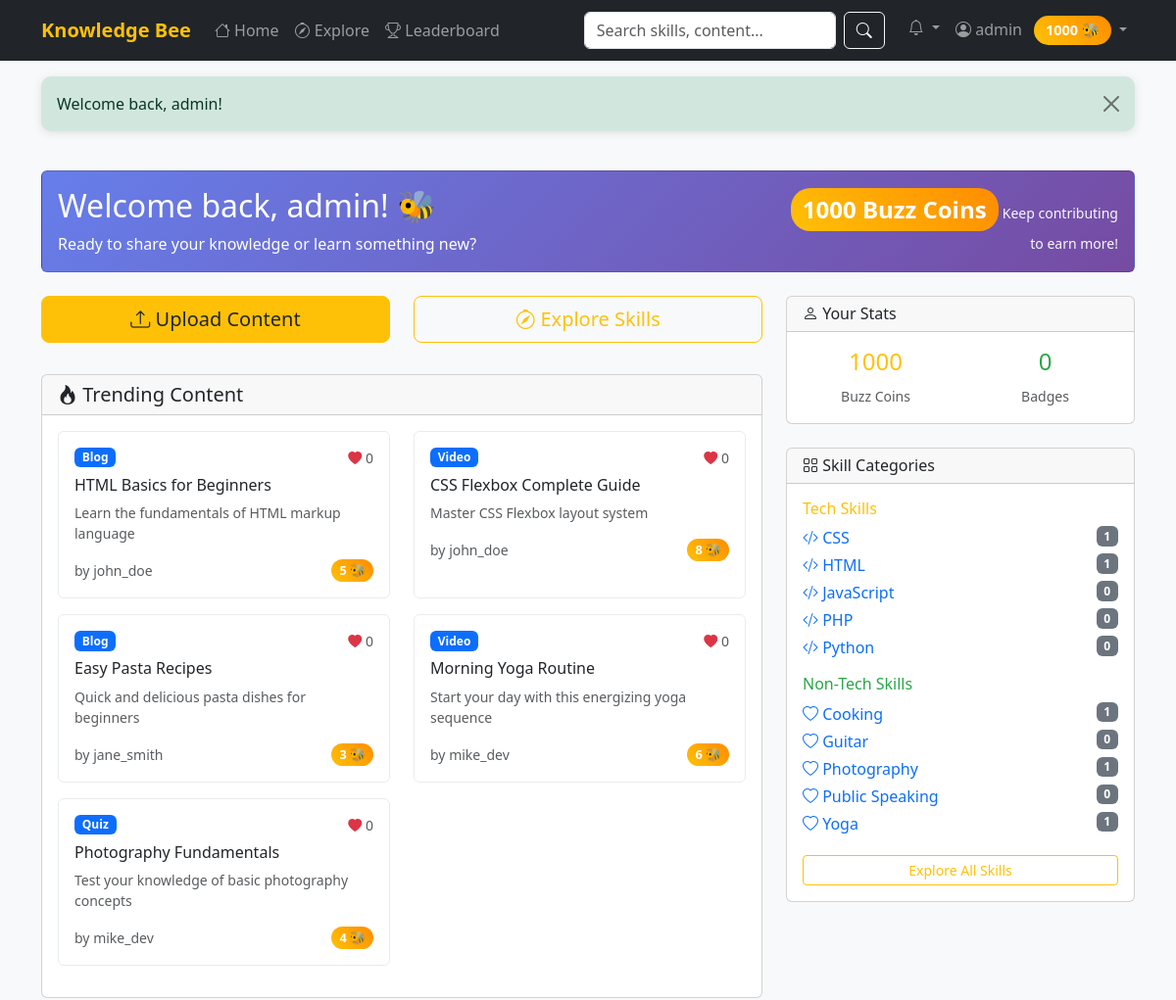
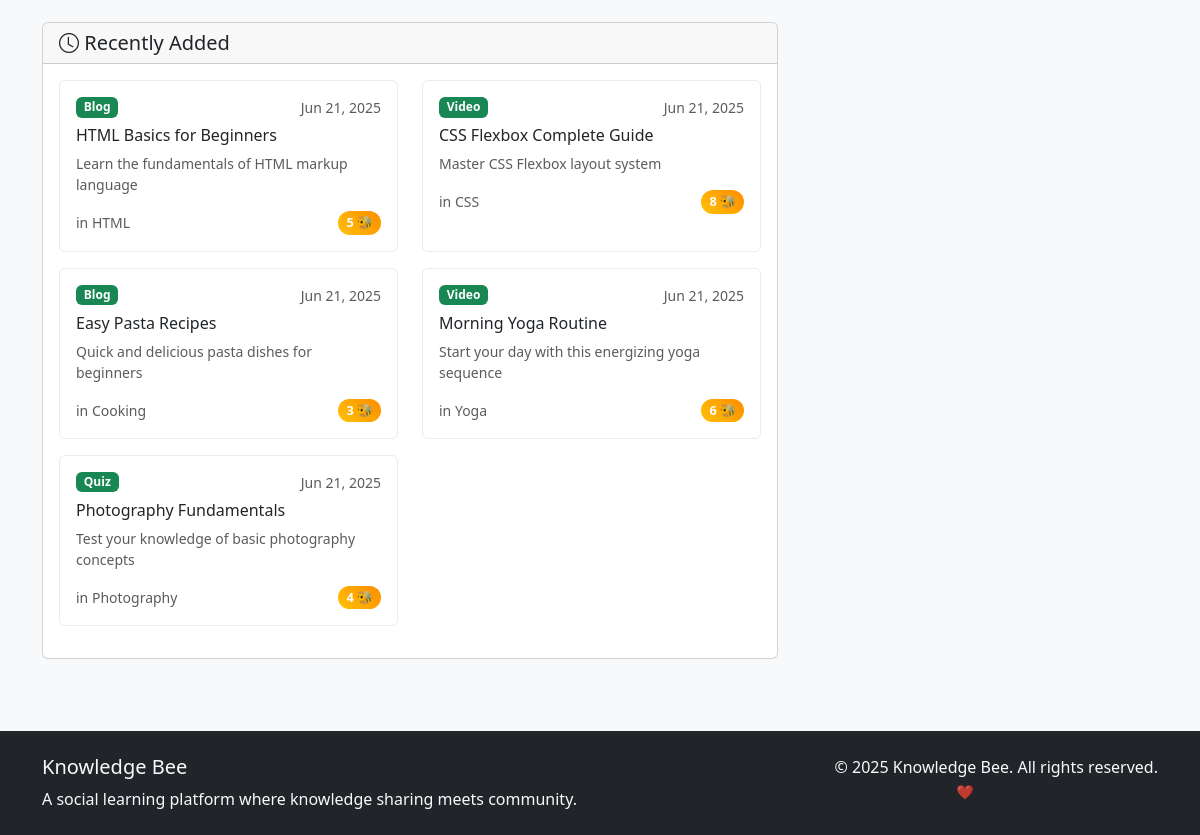
/pages/home.php (signed in), run on the app's committed database (2 pictures, top to bottom).
### tables this page shows
CREATE TABLE users (
    id INT PRIMARY KEY AUTO_INCREMENT,
    username VARCHAR(50) UNIQUE NOT NULL,
    email VARCHAR(100) UNIQUE NOT NULL,
    password VARCHAR(255) NOT NULL,
    profile_pic VARCHAR(255) DEFAULT 'default.jpg',
    coins INT DEFAULT 100,
    bio TEXT,
    skills_teach TEXT,
    skills_learn TEXT,
    is_admin BOOLEAN DEFAULT FALSE,
    is_verified BOOLEAN DEFAULT FALSE,
    status ENUM('active', 'suspended', 'banned') DEFAULT 'active',
    created_at TIMESTAMP DEFAULT CURRENT_TIMESTAMP,
    updated_at TIMESTAMP DEFAULT CURRENT_TIMESTAMP ON UPDATE CURRENT_TIMESTAMP
);

CREATE TABLE content (
    id INT PRIMARY KEY AUTO_INCREMENT,
    user_id INT NOT NULL,
    skill_id INT NOT NULL,
    type ENUM('video', 'blog', 'quiz') NOT NULL,
    title VARCHAR(255) NOT NULL,
    description TEXT,
    content_data TEXT,
    coin_cost INT DEFAULT 0,
    likes INT DEFAULT 0,
    dislikes INT DEFAULT 0,
    views INT DEFAULT 0,
    status ENUM('pending', 'approved', 'flagged', 'hidden') DEFAULT 'pending',
    upload_date TIMESTAMP DEFAULT CURRENT_TIMESTAMP,
    FOREIGN KEY (user_id) REFERENCES users(id) ON DELETE CASCADE,
    FOREIGN KEY (skill_id) REFERENCES skills(id) ON DELETE CASCADE
);

CREATE TABLE skills (
    id INT PRIMARY KEY AUTO_INCREMENT,
    name VARCHAR(100) UNIQUE NOT NULL,
    category ENUM('tech', 'non-tech') NOT NULL,
    description TEXT,
    icon VARCHAR(255),
    is_banned BOOLEAN DEFAULT FALSE,
    created_at TIMESTAMP DEFAULT CURRENT_TIMESTAMP
);

### pages/home.php (the view, shortened to what the rows shown need)
<?php
require_once '../includes/functions.php';
$user = getUserById($_SESSION['user_id']);
$techSkills = getAllSkills('tech');
$nonTechSkills = getAllSkills('non-tech');
$recentContent = $db->fetchAll("
    SELECT c.*, u.username, u.profile_pic, s.name as skill_name,
           (SELECT COUNT(*) FROM upvotes WHERE content_id = c.id AND vote_type = 'like') as likes_count
    FROM content c
    JOIN users u ON c.user_id = u.id
    JOIN skills s ON c.skill_id = s.id
    WHERE c.status = 'approved'
    ORDER BY c.upload_date DESC
    LIMIT 6
");
$trendingContent = $db->fetchAll("
    SELECT c.*, u.username, u.profile_pic, s.name as skill_name,
           (SELECT COUNT(*) FROM upvotes WHERE content_id = c.id AND vote_type = 'like') as likes_count
    FROM content c
    JOIN users u ON c.user_id = u.id
    JOIN skills s ON c.skill_id = s.id
    WHERE c.status = 'approved'
    ORDER BY likes_count DESC, c.upload_date DESC
    LIMIT 6
");
include '../templates/header.php';
?>
<div class="container">
    <div class="row mb-4">
        <div class="col-12">
            <div class="card bg-gradient-primary text-white">
                <div class="card-body">
                    <div class="row align-items-center">
                        <div class="col-md-8">
                            <h2 class="mb-2">Welcome back, <?php echo htmlspecialchars($user['username']); ?>! 🐝</h2>
                            <p class="mb-0">Ready to share your knowledge or learn something new?</p>
                        </div>
                        <div class="col-md-4 text-md-end">
                            <div class="coin-badge fs-4">
                                <?php echo $user['coins']; ?> Buzz Coins
                            </div>
                            <small class="text-light">Keep contributing to earn more!</small>
                        </div>
                    </div>
                </div>
            </div>
        </div>
    </div>
    <div class="row">
        <div class="col-lg-8">
            <div class="card mb-4">
                <div class="card-body">
                    <?php if ($trendingContent): ?>
                        <div class="row">
                            <?php foreach ($trendingContent as $content): ?>
                                <div class="col-md-6 mb-3">
                                    <div class="card content-card h-100">
                                        <div class="card-body">
                                            <div class="d-flex justify-content-between align-items-start mb-2">
                                                <span class="badge bg-primary"><?php echo ucfirst($content['type']); ?></span>
                                                <span class="text-muted small">
                                                    <i class="bi bi-heart-fill text-danger"></i> <?php echo $content['likes_count']; ?>
                                                </span>
                                            </div>
                                            <h6 class="card-title"><?php echo htmlspecialchars($content['title']); ?></h6>
                                            <p class="card-text small text-muted">
                                                <?php echo truncateText($content['description'], 80); ?>
                                            </p>
                                            <div class="d-flex justify-content-between align-items-center">
                                                <small class="text-muted">
                                                    by <?php echo htmlspecialchars($content['username']); ?>
                                                </small>
                                                <span class="coin-badge small">
                                                    <?php echo $content['coin_cost']; ?> 🐝
                                                </span>
                                            </div>
                                        </div>
                                    </div>
                                </div>
                            <?php endforeach; ?>
                        </div>
                    <?php else: ?>
                        <p class="text-muted text-center">No trending content yet. Be the first to upload!</p>
                    <?php endif; ?>
                </div>
            </div>
            <div class="card">
                <div class="card-body">
                    <?php if ($recentContent): ?>
                        <div class="row">
                            <?php foreach ($recentContent as $content): ?>
                                <div class="col-md-6 mb-3">
                                    <div class="card content-card h-100">
                                        <div class="card-body">
                                            <div class="d-flex justify-content-between align-items-start mb-2">
                                                <span class="badge bg-success"><?php echo ucfirst($content['type']); ?></span>
                                                <span class="text-muted small">
                                                    <?php echo formatDate($content['upload_date']); ?>
                                                </span>
                                            </div>
                                            <h6 class="card-title"><?php echo htmlspecialchars($content['title']); ?></h6>
                                            <p class="card-text small text-muted">
                                                <?php echo truncateText($content['description'], 80); ?>
                                            </p>
                                            <div class="d-flex justify-content-between align-items-center">
                                                <small class="text-muted">
                                                    in <?php echo htmlspecialchars($content['skill_name']); ?>
                                                </small>
                                                <span class="coin-badge small">
                                                    <?php echo $content['coin_cost']; ?> 🐝
                                                </span>
                                            </div>
                                        </div>
                                    </div>
                                </div>
                            <?php endforeach; ?>
                        </div>
                    <?php else: ?>
                        <p class="text-muted text-center">No recent content. Start exploring!</p>
                    <?php endif; ?>
                </div>
            </div>
        </div>
        <div class="col-lg-4">
            <div class="card mb-4">
                <div class="card-body">
                    <div class="row text-center">
                        <div class="col-6">
                            <div class="h4 text-primary"><?php echo $user['coins']; ?></div>
                            <small class="text-muted">Buzz Coins</small>
                        </div>
                    </div>
                </div>
            </div>
            <div class="card">
                <div class="card-body">
                    <div class="mb-3">
                        <h6 class="text-primary">Tech Skills</h6>
                        <?php foreach (array_slice($techSkills, 0, 5) as $skill): ?>
                            <a href="skill.php?id=<?php echo $skill['id']; ?>" class="d-block text-decoration-none mb-1">
                                <i class="bi bi-code-slash"></i> <?php echo htmlspecialchars($skill['name']); ?>
                                <span class="badge bg-secondary float-end"><?php echo $skill['content_count']; ?></span>
                            </a>
                        <?php endforeach; ?>
                    </div>
                    <div>
                        <h6 class="text-success">Non-Tech Skills</h6>
                        <?php foreach (array_slice($nonTechSkills, 0, 5) as $skill): ?>
                            <a href="skill.php?id=<?php echo $skill['id']; ?>" class="d-block text-decoration-none mb-1">
                                <i class="bi bi-heart"></i> <?php echo htmlspecialchars($skill['name']); ?>
                                <span class="badge bg-secondary float-end"><?php echo $skill['content_count']; ?></span>
                            </a>
                        <?php endforeach; ?>
                    </div>
                </div>
            </div>
        </div>
    </div>
</div>
<?php include '../templates/footer.php'; ?>

### templates/header.php (shortened to what the rows shown need)
<!DOCTYPE html>
<html lang="en">
<head>
    <link href="https://cdn.jsdelivr.net/npm/bootstrap@5.3.0/dist/css/bootstrap.min.css" rel="stylesheet">
    <link href="https://cdn.jsdelivr.net/npm/bootstrap-icons@1.10.0/font/bootstrap-icons.css" rel="stylesheet">
    <link href="../assets/css/style.css" rel="stylesheet">
</head>
<body>
    <nav class="navbar navbar-expand-lg navbar-dark bg-dark">
        <div class="container">
            <div class="collapse navbar-collapse" id="navbarNav">
                <ul class="navbar-nav">
                    <?php if (isLoggedIn()): ?>
                        <li class="nav-item dropdown">
                            <a class="nav-link dropdown-toggle position-relative" href="#" id="notificationsDropdown"
                               role="button" data-bs-toggle="dropdown">
                                <i class="bi bi-bell"></i>
                            </a>
                        </li>
                        <li class="nav-item dropdown">
                            <a class="nav-link dropdown-toggle" href="#" id="userDropdown" role="button" data-bs-toggle="dropdown">
                                <i class="bi bi-person-circle"></i> <?php echo htmlspecialchars($_SESSION['username']); ?>
                                <span class="coin-badge ms-2"><?php echo getUserCoins($_SESSION['user_id']); ?> 🐝</span>
                            </a>
                        </li>
                    <?php endif; ?>
                </ul>
            </div>
        </div>
    </nav>
    <main class="py-4">

### data on the page
users: coins "1000", username "admin"
content: type "Blog", likes_count "0", title "HTML Basics for Beginners", description "Learn the fundamentals of HTML markup language", user.username "john_doe", coin_cost "5", upload_date "Jun 21, 2025", skill.name "HTML"
content: type "Video", likes_count "0", title "CSS Flexbox Complete Guide", description "Master CSS Flexbox layout system", user.username "john_doe", coin_cost "8", upload_date "Jun 21, 2025", skill.name "CSS"
content: type "Blog", likes_count "0", title "Easy Pasta Recipes", description "Quick and delicious pasta dishes for beginners", user.username "jane_smith", coin_cost "3", upload_date "Jun 21, 2025", skill.name "Cooking"
content: type "Video", likes_count "0", title "Morning Yoga Routine", description "Start your day with this energizing yoga sequence", user.username "mike_dev", coin_cost "6", upload_date "Jun 21, 2025", skill.name "Yoga"
content: type "Quiz", likes_count "0", title "Photography Fundamentals", description "Test your knowledge of basic photography concepts", user.username "mike_dev", coin_cost "4", upload_date "Jun 21, 2025", skill.name "Photography"
skills: name "CSS", content_count "1"
skills: name "HTML", content_count "1"
skills: name "JavaScript", content_count "0"
skills: name "PHP", content_count "0"
skills: name "Python", content_count "0"
skills: name "Cooking", content_count "1"
skills: name "Guitar", content_count "0"
skills: name "Photography", content_count "1"
skills: name "Public Speaking", content_count "0"
skills: name "Yoga", content_count "1"

### other printed values
$_SESSION['username'] "admin"
$flash['message'] "Welcome back, admin!"
count($userBadges) "0"
